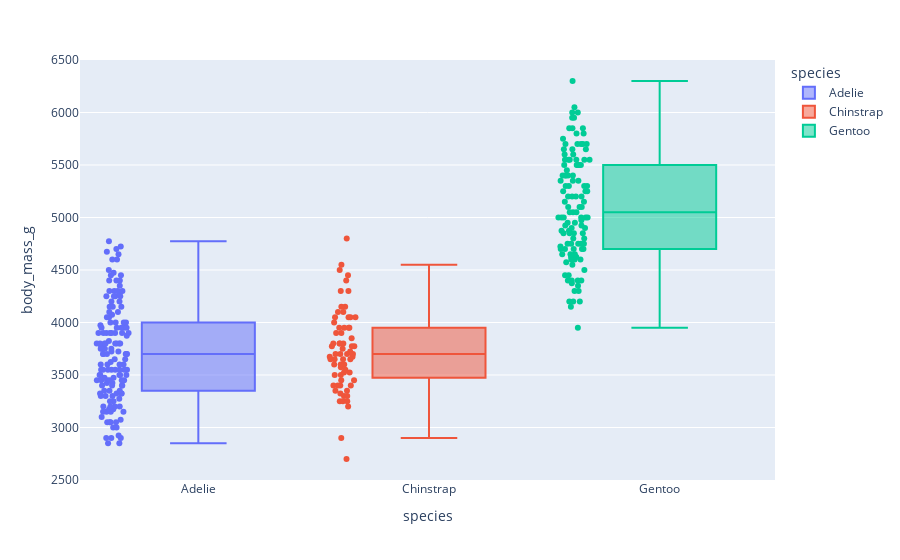

Write notebook code for a chart like this one.
### Markdown cell above
With respect to the above box plot, the Adelie species has a lower mean flipper length than that of the Chinstrap, although there are high and low outliers on the Adelie population most likely again due to the three different colonies inspected. The Gentoo species has the largest flipper lengths due to its larger size, as evident by the box plot below.

### Code cell
# Box Plot - Body Mass
fig = px.box(penguins_size, x='species', y='body_mass_g', color='species', points='all')
fig.show()

### Figure 1 — Plotly figure (JSON) as saved in the notebook; plotly's stock layout.template omitted (floating-point values rounded to 4 significant figures; data arrays with more than 128 entries replaced by an {"elided": "..."} marker saying what was removed)
{"data": [{"alignmentgroup": "True", "boxpoints": "all", "hovertemplate": "species=%{x}<br>body_mass_g=%{y}<extra></extra>", "legendgroup": "Adelie", "marker": {"color": "#636efa"}, "name": "Adelie", "notched": false, "offsetgroup": "Adelie", "orientation": "v", "showlegend": true, "type": "box", "x": {"elided": "146 str values"}, "x0": " ", "xaxis": "x", "y": {"elided": "146 int values"}, "y0": " ", "yaxis": "y"}, {"alignmentgroup": "True", "boxpoints": "all", "hovertemplate": "species=%{x}<br>body_mass_g=%{y}<extra></extra>", "legendgroup": "Chinstrap", "marker": {"color": "#EF553B"}, "name": "Chinstrap", "notched": false, "offsetgroup": "Chinstrap", "orientation": "v", "showlegend": true, "type": "box", "x": ["Chinstrap", "Chinstrap", "Chinstrap", "Chinstrap", "Chinstrap", "Chinstrap", "Chinstrap", "Chinstrap", "Chinstrap", "Chinstrap", "Chinstrap", "Chinstrap", "Chinstrap", "Chinstrap", "Chinstrap", "Chinstrap", "Chinstrap", "Chinstrap", "Chinstrap", "Chinstrap", "Chinstrap", "Chinstrap", "Chinstrap", "Chinstrap", "Chinstrap", "Chinstrap", "Chinstrap", "Chinstrap", "Chinstrap", "Chinstrap", "Chinstrap", "Chinstrap", "Chinstrap", "Chinstrap", "Chinstrap", "Chinstrap", "Chinstrap", "Chinstrap", "Chinstrap", "Chinstrap", "Chinstrap", "Chinstrap", "Chinstrap", "Chinstrap", "Chinstrap", "Chinstrap", "Chinstrap", "Chinstrap", "Chinstrap", "Chinstrap", "Chinstrap", "Chinstrap", "Chinstrap", "Chinstrap", "Chinstrap", "Chinstrap", "Chinstrap", "Chinstrap", "Chinstrap", "Chinstrap", "Chinstrap", "Chinstrap", "Chinstrap", "Chinstrap", "Chinstrap", "Chinstrap", "Chinstrap", "Chinstrap"], "x0": " ", "xaxis": "x", "y": [3500, 3900, 3650, 3525, 3725, 3950, 3250, 3750, 4150, 3700, 3800, 3775, 3700, 4050, 3575, 4050, 3300, 3700, 3450, 4400, 3600, 3400, 2900, 3800, 3300, 4150, 3400, 3800, 3700, 4550, 3200, 4300, 3350, 4100, 3600, 3900, 3850, 4800, 2700, 4500, 3950, 3650, 3550, 3500, 3675, 4450, 3400, 4300, 3250, 3675, 3325, 3950, 3600, 4050, 3350, 3450, 3250, 4050, 3800, 3525, 3950, 3650, 3650, 4000, 3400, 3775, 4100, 3775], "y0": " ", "yaxis": "y"}, {"alignmentgroup": "True", "boxpoints": "all", "hovertemplate": "species=%{x}<br>body_mass_g=%{y}<extra></extra>", "legendgroup": "Gentoo", "marker": {"color": "#00cc96"}, "name": "Gentoo", "notched": false, "offsetgroup": "Gentoo", "orientation": "v", "showlegend": true, "type": "box", "x": ["Gentoo", "Gentoo", "Gentoo", "Gentoo", "Gentoo", "Gentoo", "Gentoo", "Gentoo", "Gentoo", "Gentoo", "Gentoo", "Gentoo", "Gentoo", "Gentoo", "Gentoo", "Gentoo", "Gentoo", "Gentoo", "Gentoo", "Gentoo", "Gentoo", "Gentoo", "Gentoo", "Gentoo", "Gentoo", "Gentoo", "Gentoo", "Gentoo", "Gentoo", "Gentoo", "Gentoo", "Gentoo", "Gentoo", "Gentoo", "Gentoo", "Gentoo", "Gentoo", "Gentoo", "Gentoo", "Gentoo", "Gentoo", "Gentoo", "Gentoo", "Gentoo", "Gentoo", "Gentoo", "Gentoo", "Gentoo", "Gentoo", "Gentoo", "Gentoo", "Gentoo", "Gentoo", "Gentoo", "Gentoo", "Gentoo", "Gentoo", "Gentoo", "Gentoo", "Gentoo", "Gentoo", "Gentoo", "Gentoo", "Gentoo", "Gentoo", "Gentoo", "Gentoo", "Gentoo", "Gentoo", "Gentoo", "Gentoo", "Gentoo", "Gentoo", "Gentoo", "Gentoo", "Gentoo", "Gentoo", "Gentoo", "Gentoo", "Gentoo", "Gentoo", "Gentoo", "Gentoo", "Gentoo", "Gentoo", "Gentoo", "Gentoo", "Gentoo", "Gentoo", "Gentoo", "Gentoo", "Gentoo", "Gentoo", "Gentoo", "Gentoo", "Gentoo", "Gentoo", "Gentoo", "Gentoo", "Gentoo", "Gentoo", "Gentoo", "Gentoo", "Gentoo", "Gentoo", "Gentoo", "Gentoo", "Gentoo", "Gentoo", "Gentoo", "Gentoo", "Gentoo", "Gentoo", "Gentoo", "Gentoo", "Gentoo", "Gentoo", "Gentoo", "Gentoo"], "x0": " ", "xaxis": "x", "y": [4500, 5700, 4450, 5700, 5400, 4550, 4800, 5200, 4400, 5150, 4650, 5550, 4650, 5850, 4200, 5850, 4150, 6300, 4800, 5350, 5700, 5000, 4400, 5050, 5000, 5100, 5650, 4600, 5550, 5250, 4700, 5050, 6050, 5150, 5400, 4950, 5250, 4350, 5350, 3950, 5700, 4300, 4750, 5550, 4900, 4200, 5400, 5100, 5300, 4850, 5300, 4400, 5000, 4900, 5050, 4300, 5000, 4450, 5550, 4200, 5300, 4400, 5650, 4700, 5700, 5800, 4700, 5550, 4750, 5000, 5100, 5200, 4700, 5800, 4600, 6000, 4750, 5950, 4625, 5450, 4725, 5350, 4750, 5600, 4600, 5300, 4875, 5550, 4950, 5400, 4750, 5650, 4850, 5200, 4925, 4875, 4625, 5250, 4850, 5600, 4975, 5500, 5500, 4700, 5500, 4575, 5500, 5000, 5950, 4650, 5500, 4375, 5850, 6000, 4925, 4850, 5750, 5200, 5400], "y0": " ", "yaxis": "y"}], "layout": {"boxmode": "overlay", "legend": {"title": {"text": "species"}, "tracegroupgap": 0}, "margin": {"t": 60}, "xaxis": {"anchor": "y", "categoryarray": ["Adelie", "Chinstrap", "Gentoo"], "categoryorder": "array", "domain": [0, 1], "title": {"text": "species"}}, "yaxis": {"anchor": "x", "domain": [0, 1], "title": {"text": "body_mass_g"}}}}
